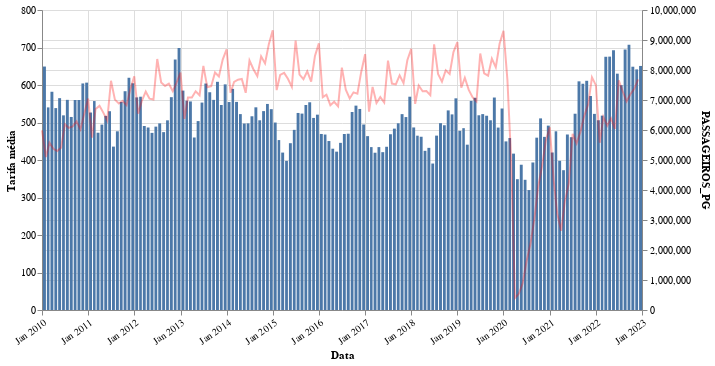

Write notebook code for a chart like this one.
### Code cell
base = alt.Chart(df_final[df_final["DATA"].dt.year >= 2010]).encode(x=alt.X("yearmonth(DATA):T", axis=alt.Axis(labelAngle=325)))

bar = base.mark_bar().encode(
    alt.X('yearmonth(DATA):T', title="Data"),
    alt.Y("tarifa_media_real", title="Tarifa média"),
    tooltip = ["DATA", "tarifa_media_real"],
)
line =  base.mark_line(
    color="red",
    opacity=0.3,
).encode(y=alt.Y('PASSAGEIROS_PG:Q', axis=alt.Axis(grid=True)))

(bar + line).resolve_scale(y='independent').properties(width=600)

### Figure 1 — Vega-Lite specification as saved in the notebook (floating-point values rounded to 4 significant figures; data arrays with more than 128 entries replaced by an {"elided": "..."} marker saying what was removed)
{"config": {"view": {"continuousWidth": 400, "continuousHeight": 300}}, "layer": [{"mark": "bar", "encoding": {"tooltip": [{"field": "DATA", "type": "temporal"}, {"field": "tarifa_media_real", "type": "quantitative"}], "x": {"field": "DATA", "timeUnit": "yearmonth", "title": "Data", "type": "temporal"}, "y": {"field": "tarifa_media_real", "title": "Tarifa média", "type": "quantitative"}}}, {"mark": {"type": "line", "color": "red", "opacity": 0.3}, "encoding": {"x": {"axis": {"labelAngle": 325}, "field": "DATA", "timeUnit": "yearmonth", "type": "temporal"}, "y": {"axis": {"grid": true}, "field": "PASSAGEIROS_PG", "type": "quantitative"}}}], "data": {"name": "data-006d6e71d07192d6214e860ca45ec58e"}, "resolve": {"scale": {"y": "independent"}}, "width": 600, "$schema": "https://vega.github.io/schema/vega-lite/v4.17.0.json", "datasets": {"data-006d6e71d07192d6214e860ca45ec58e": {"elided": "156 records"}}}
